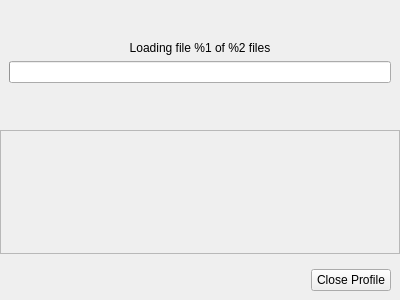
<?xml version="1.0" encoding="UTF-8"?>
<ui version="4.0">
 <class>ProfileInterface</class>
 <widget class="QWidget" name="ProfileInterface">
  <property name="geometry">
   <rect>
    <x>0</x>
    <y>0</y>
    <width>400</width>
    <height>300</height>
   </rect>
  </property>
  <property name="windowTitle">
   <string>Profile Interface</string>
  </property>
  <layout class="QVBoxLayout" name="vlProfileInterface">
   <property name="leftMargin">
    <number>0</number>
   </property>
   <property name="topMargin">
    <number>0</number>
   </property>
   <property name="rightMargin">
    <number>0</number>
   </property>
   <property name="bottomMargin">
    <number>0</number>
   </property>
   <item>
    <widget class="QFrame" name="frmLoading">
     <property name="frameShape">
      <enum>QFrame::NoFrame</enum>
     </property>
     <property name="frameShadow">
      <enum>QFrame::Plain</enum>
     </property>
     <property name="lineWidth">
      <number>0</number>
     </property>
     <layout class="QVBoxLayout" name="vlLoading">
      <property name="topMargin">
       <number>0</number>
      </property>
      <property name="bottomMargin">
       <number>0</number>
      </property>
      <item>
       <spacer name="vsLoading2">
        <property name="orientation">
         <enum>Qt::Vertical</enum>
        </property>
        <property name="sizeHint" stdset="0">
         <size>
          <width>0</width>
          <height>0</height>
         </size>
        </property>
       </spacer>
      </item>
      <item>
       <widget class="QLabel" name="labProfileLoading">
        <property name="text">
         <string>Loading file %1 of %2 files</string>
        </property>
        <property name="alignment">
         <set>Qt::AlignCenter</set>
        </property>
       </widget>
      </item>
      <item>
       <widget class="QProgressBar" name="pbPictureLoading">
        <property name="value">
         <number>0</number>
        </property>
        <property name="textVisible">
         <bool>false</bool>
        </property>
       </widget>
      </item>
      <item>
       <spacer name="vsLoading1">
        <property name="orientation">
         <enum>Qt::Vertical</enum>
        </property>
        <property name="sizeHint" stdset="0">
         <size>
          <width>0</width>
          <height>0</height>
         </size>
        </property>
       </spacer>
      </item>
     </layout>
    </widget>
   </item>
   <item>
    <widget class="QScrollArea" name="saProfile">
     <property name="widgetResizable">
      <bool>true</bool>
     </property>
     <widget class="QWidget" name="saProfileContent">
      <property name="geometry">
       <rect>
        <x>0</x>
        <y>0</y>
        <width>398</width>
        <height>121</height>
       </rect>
      </property>
      <layout class="QVBoxLayout" name="vlProfile">
       <property name="leftMargin">
        <number>0</number>
       </property>
       <property name="topMargin">
        <number>0</number>
       </property>
       <property name="rightMargin">
        <number>0</number>
       </property>
       <property name="bottomMargin">
        <number>0</number>
       </property>
       <item>
        <layout class="QVBoxLayout" name="vlContent">
         <property name="spacing">
          <number>0</number>
         </property>
         <item>
          <layout class="QVBoxLayout" name="vlSavegame"/>
         </item>
         <item>
          <layout class="QVBoxLayout" name="vlSnapmatic"/>
         </item>
        </layout>
       </item>
      </layout>
     </widget>
    </widget>
   </item>
   <item>
    <layout class="QHBoxLayout" name="hlButtons">
     <property name="spacing">
      <number>6</number>
     </property>
     <property name="leftMargin">
      <number>9</number>
     </property>
     <property name="topMargin">
      <number>9</number>
     </property>
     <property name="rightMargin">
      <number>9</number>
     </property>
     <property name="bottomMargin">
      <number>9</number>
     </property>
     <item>
      <spacer name="hsProfile">
       <property name="orientation">
        <enum>Qt::Horizontal</enum>
       </property>
       <property name="sizeHint" stdset="0">
        <size>
         <width>40</width>
         <height>20</height>
        </size>
       </property>
      </spacer>
     </item>
     <item>
      <widget class="QPushButton" name="cmdCloseProfile">
       <property name="text">
        <string>Close Profile</string>
       </property>
      </widget>
     </item>
    </layout>
   </item>
  </layout>
 </widget>
 <resources/>
 <connections/>
</ui>
